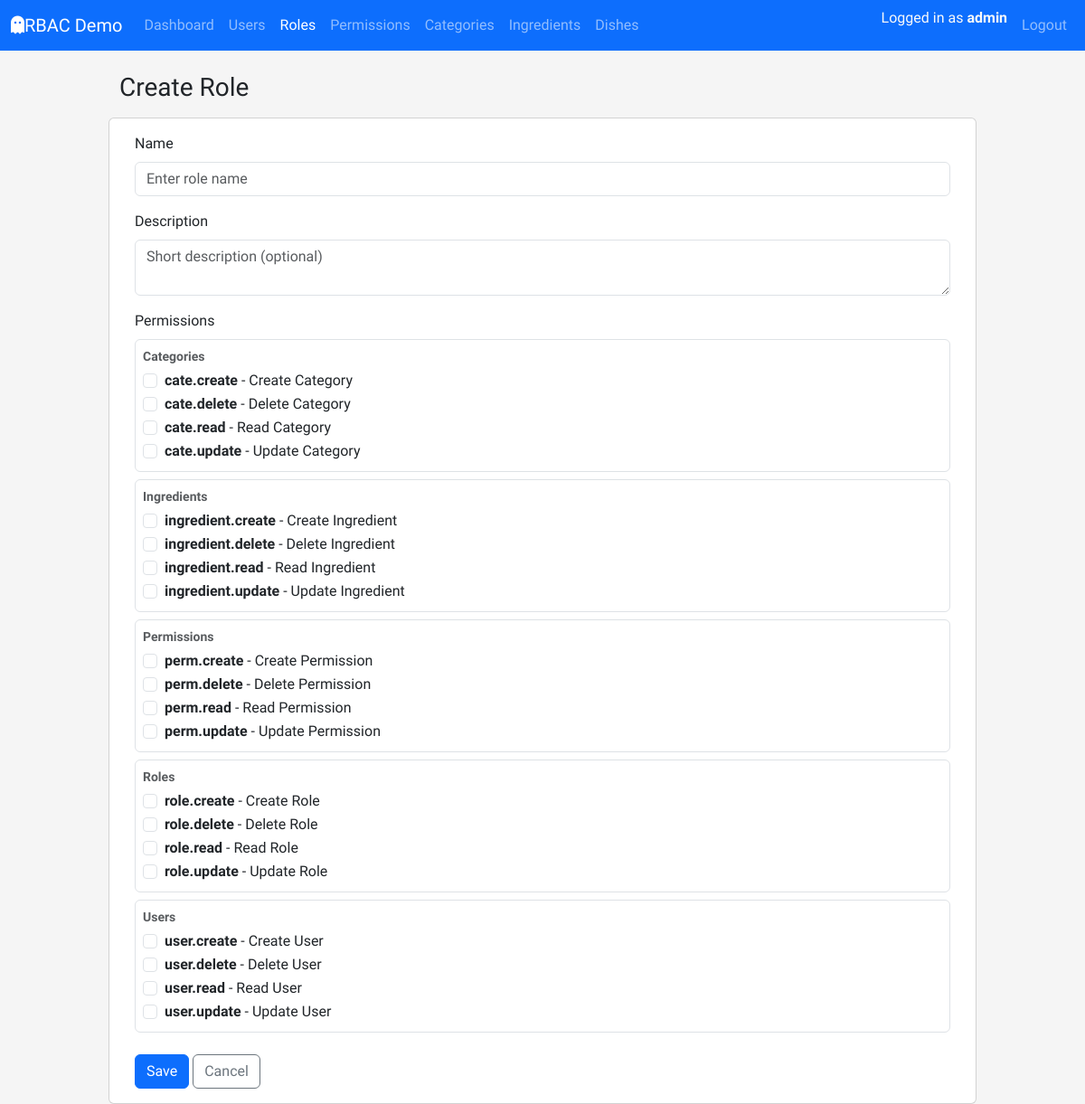
Before: /roles/create (signed in) with the older database file.
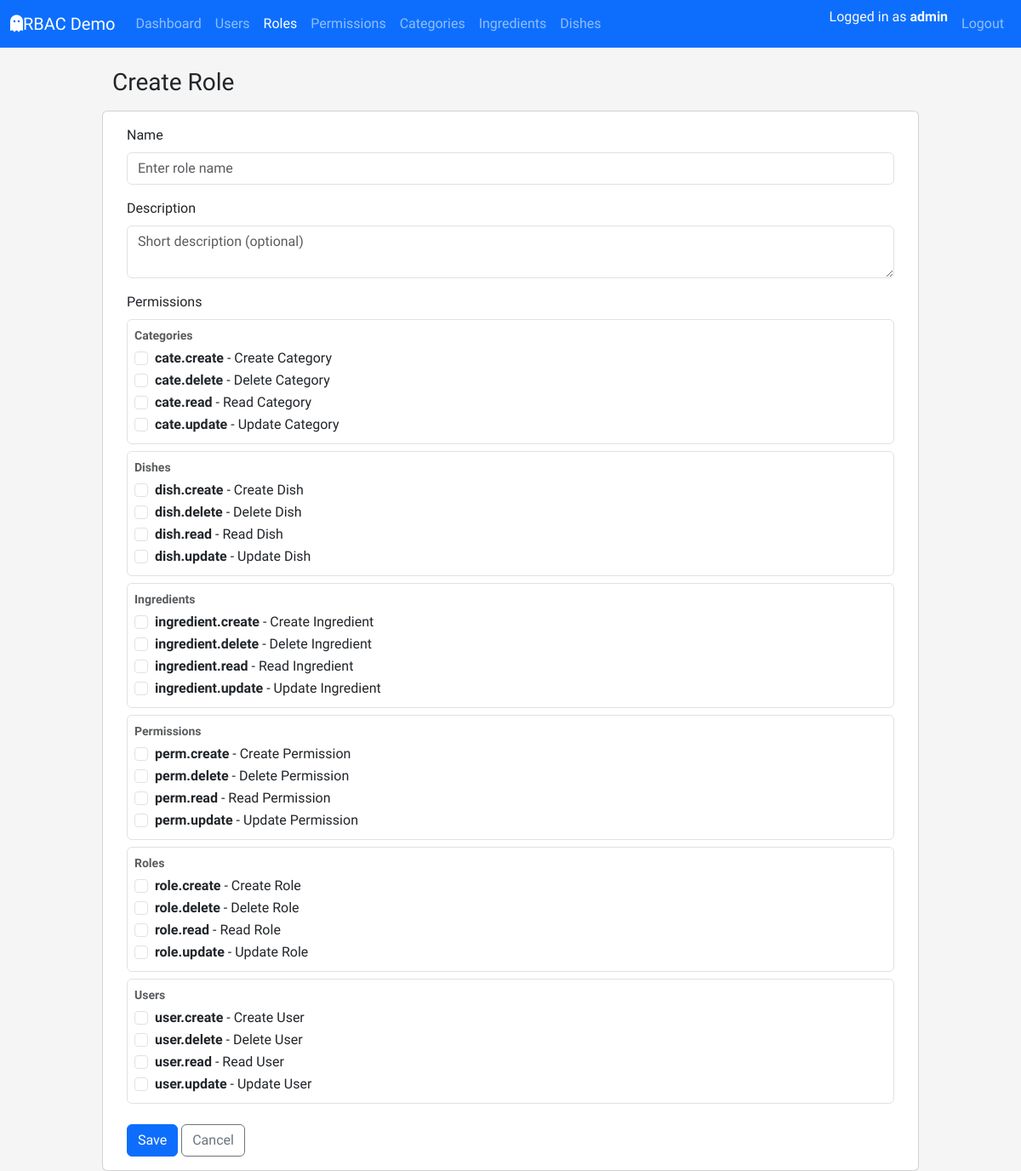
After: the same page with the newer database file.
### app/models/permission.py (models this page shows, shortened)
class PermissionTable(db.Model):
    __tablename__ = "tbl_permissions"
    id = db.Column(db.Integer, primary_key=True)
    code = db.Column(db.String(64), unique=True, nullable=False, index=True)
    name = db.Column(db.String(120), nullable=False)
    description = db.Column(db.String(255))
    module = db.Column(db.String(80), nullable=False, default="General")
    created_at = db.Column(db.DateTime, default=datetime.utcnow, nullable=False)
    updated_at = db.Column(db.DateTime, default=datetime.utcnow,onupdate=datetime.utcnow, nullable=False)
    roles = db.relationship("RoleTable", secondary=tbl_role_permissions, back_populates="permissions")

### app/routes/roles_route.py (the view, shortened to what this page needs)
@role_bp.route('/create', methods=['GET', 'POST'])
@login_required
@permission_required(Perm.ROLE_CREATE)
def create():
    form = RoleCreateForm()
    return render_template("roles/create.html", form=form)

### app/forms/role_forms.py (shortened to what this page needs)
class RoleCreateForm(FlaskForm):
    name = StringField(
        "Name",
        validators=[DataRequired(), Length(min=1, max=80)],
        render_kw={"placeholder": "Enter role name"}
    )
    description = TextAreaField(
        "Description",
        render_kw={"placeholder": "Short description (optional)"}
    )
    permission_ids = MultiCheckboxField(
        "Permissions",
        coerce=int,
        render_kw={"placeholder": "Permissions granted to this role"}
    )
    submit = SubmitField("Save")
    def __init__(self, *args, **kwargs):
        super().__init__(*args, **kwargs)
        self.permission_ids.choices = _permission_choices()
        self.permissions_by_module = _permissions_grouped_by_module()

### app/forms/role_forms.py (called while the page is built)
def _permission_choices():
    return [
        (perm.id, f"{perm.code} - {perm.name}")
        for perm in db.session.scalars(
            db.select(PermissionTable).order_by(PermissionTable.code)
        )
    ]

### app/models/user.py (called while the page is built)
    def get_permission_codes(self) -> set[str]:
        return {perm.code for role in self.roles for perm in role.permissions}

    def has_permission(self, permission_code: str) -> bool:
        return permission_code in self.get_permission_codes()

### app/templates/roles/create.html (shortened to what this page needs)
{% extends "layouts/base.html" %}
{% block content %}
    <div class="row">
        <div class="col-lg-8 col-xl-7">
            <div class="d-flex justify-content-between align-items-center mb-3">
                <h1 class="h3 mb-0">Create Role</h1>
            </div>
        </div>
        <div class="card">
            <div class="card-body">
                {% include "roles/_form.html" %}
            </div>
        </div>
    </div>
{% endblock  %}

### app/templates/roles/_form.html (shortened to what this page needs)
<form method="POST">
  <div class="mb-3">
    {{ form.name.label(class="form-label") }} {{ form.name(class="form-control")
    }}
  </div>
  <div class="mb-3">
    {{ form.description.label(class="form-label") }} {{
    form.description(class="form-control") }}
  </div>
  <div class="mb-3">
    <label class="form-label">{{ form.permission_ids.label.text }}</label>
    {% if form.permissions_by_module %}
    {% for module_name, perms in form.permissions_by_module.items() %}
    <div class="border rounded p-2 mb-2">
      <div class="fw-bold small text-muted mb-1">{{ module_name }}</div>
      {% for perm in perms %}
      <div class="form-check">
        <input
          type="checkbox"
          class="form-check-input"
          id="perm_{{ perm.id }}"
          name="{{ form.permission_ids.name }}"
          value="{{ perm.id }}"
        />
        <label class="form-check-label" for="perm_{{ perm.id }}">
          <strong>{{ perm.code }}</strong> - {{ perm.name }}
        </label>
      </div>
      {% endfor %}
    </div>
    {% endfor %}
    {% else %}
    <p class="text-muted small">No permission defined yet.</p>
    {% endif %}
  </div>
  <div class="mt-4">
    {{ form.submit(class="btn btn-primary") }}
    <a href="{{ url_for('tbl_roles.index') }}" class="btn btn-outline-secondary">
        Cancel
    </a>
</div>
</form>

Changed rows visible on the page:
added PermissionTable: module "Dishes", code "dish.create", name "Create Dish"
added PermissionTable: code "dish.delete", name "Delete Dish", shown under "Dishes"
added PermissionTable: code "dish.read", name "Read Dish", shown under "Dishes"
added PermissionTable: code "dish.update", name "Update Dish", shown under "Dishes"
